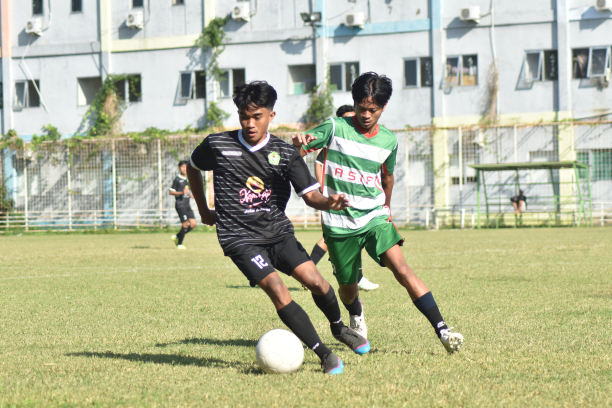
%> input picture PCD SMT4/Tugas2/porprov.png, 612 x 408 px
$ octave tugas2.m   (GNU Octave 9; MATLAB toolbox functions it lacks are replaced by stand-ins)
%> lines starting %> are read from the running program, lines starting %| are printed output that depends on the picture; in (x1, y1, x2, y2) boxes, pixels count from 0 and x2, y2 are one past the last pixel; in counts of white or black regions, pixels touching at a corner belong together; the program's own positions count from 1
### PCD SMT4/Tugas2/abuabu.m
function [gambar, metode]=abuabu(gambar, metode)
    r=gambar(:,:,1);
    g=gambar(:,:,2);
    b=gambar(:,:,3);
    if metode == 1
        gambar = (max(max(r,g),b)+min(min(r,g),b))*0.5;
        else if metode == 2
            gambar = (r+g+b)/3;
            else if metode == 3
                    gambar = 0.3*r+0.59*g+0.11*b;
                end
            end
    end
end


### PCD SMT4/Tugas2/biner.m
function gambar=biner(gambar,threshold)
    if threshold > 128
        gambar = im2bw(gambar,threshold/256);
    else
        gambar = im2bw(gambar,0.1);
    end
end

### PCD SMT4/Tugas2/tugas2.m
clear;
clc;

gambar=imread('porprov.png');
%> gambar is the input picture: size 408x612x3 uint8; mean R, G, B 179.5, 182.3, 152.8

grey1 = abuabu(gambar,1);
%> in abuabu, `r=gambar(:,:,1);`:
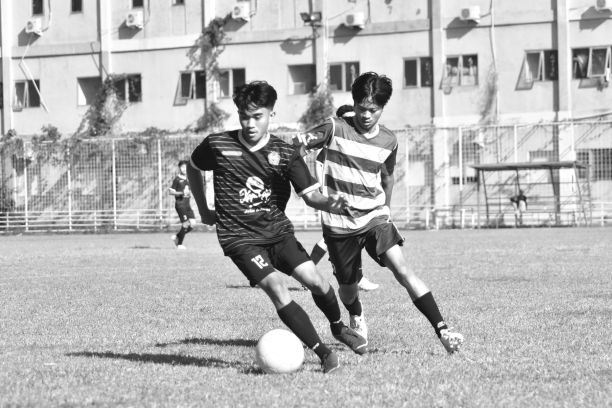
%> r: size 408x612 uint8; min 19, max 255, mean 179.5
%> in abuabu, `g=gambar(:,:,2);`:
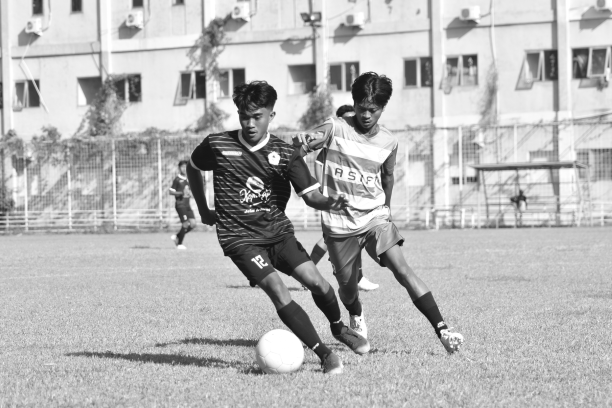
%> g: size 408x612 uint8; min 19, max 255, mean 182.3
%> in abuabu, `b=gambar(:,:,3);`:
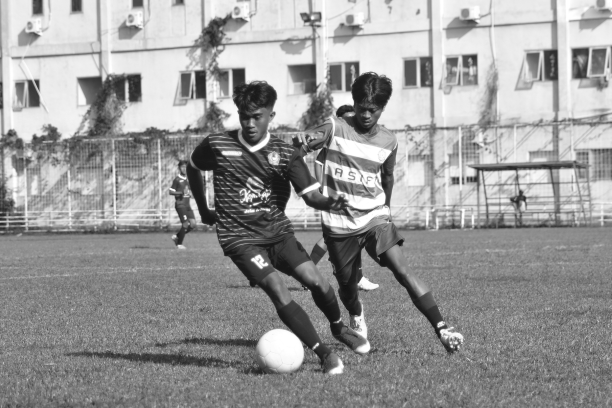
%> b: size 408x612 uint8; min 17, max 255, mean 152.8
%> in abuabu, `gambar = (max(max(r,g),b)+min(min(r,g),b))*0.5;`:
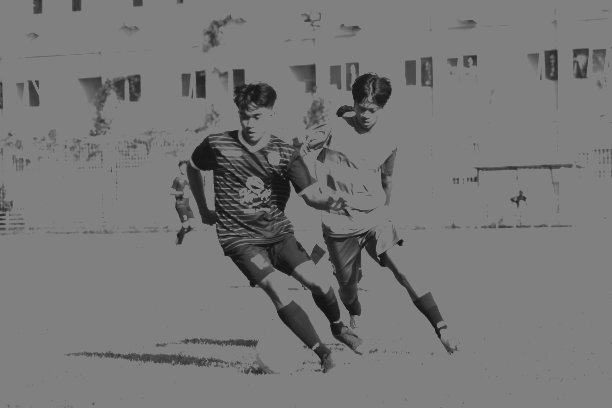
%> gambar: size 408x612 uint8; min 21, max 128, mean 118.9
grey2 = abuabu(gambar,2);
%> call 2 of abuabu, with metode = 2
%> in abuabu (call 2), `gambar = (r+g+b)/3;`:
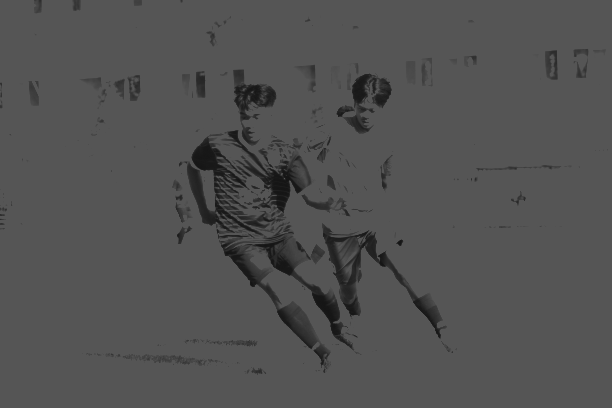
%> gambar: size 408x612 uint8; min 20, max 85, mean 81.8
grey3 = abuabu(gambar,3);

figure, imshow(gambar);title('Gambar ori');
figure, imshow(grey1);title('Lightness');
figure, imshow(grey2);title('Avarage');
figure, imshow(grey3);title('Luminosity');

biner0 = biner(grey1, 129);
%> in biner, `gambar = im2bw(gambar,threshold/256);`: gambar: size 408x612 logical; every value is 0
biner1 = biner(grey2, 127);
%> call 2 of biner, with threshold = 127
%> in biner (call 2), `gambar = im2bw(gambar,0.1);`:
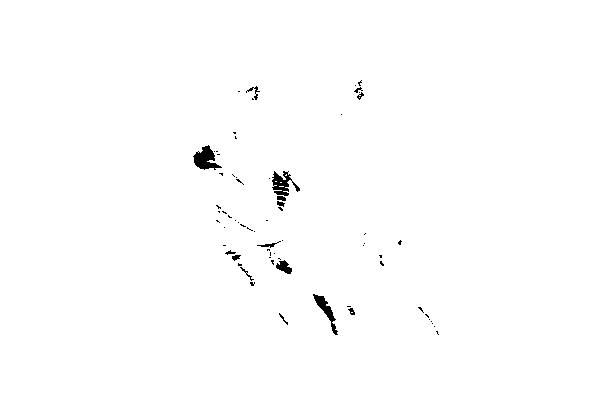
%> gambar: size 408x612 logical; 99.3% white; 68 black regions (53 under 20 px), largest, box (x1, y1, x2, y2) and area: (193, 145, 222, 170) 381, (272, 171, 300, 196) 328, (313, 294, 338, 335) 277

figure, imshow(biner0);title('biner0');
figure, imshow(biner1);title('biner1');
